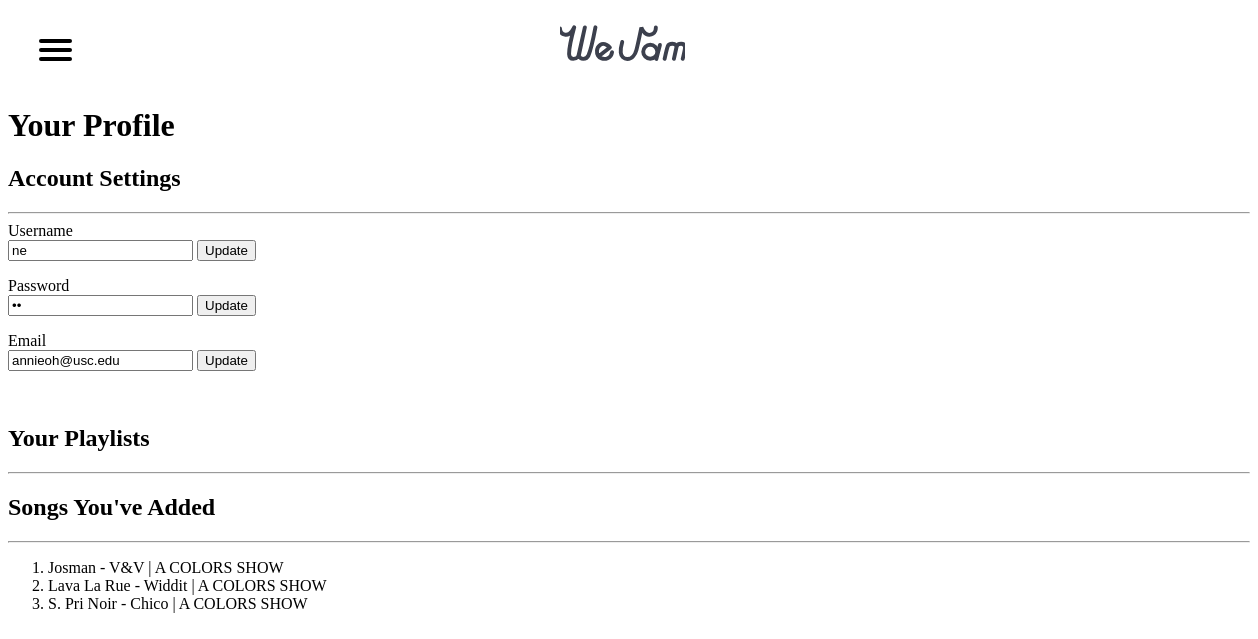
/accountsettings.php (signed in), run on the app's committed database.
### tables this page shows
CREATE TABLE `users` (
  `user_id` int(11) NOT NULL,
  `username` varchar(45) DEFAULT NULL,
  `password` varchar(45) DEFAULT NULL,
  `email` varchar(45) DEFAULT NULL,
  `power` int(11) DEFAULT NULL
);

CREATE TABLE `songs` (
  `song_id` int(11) NOT NULL,
  `title` varchar(300) DEFAULT NULL,
  `url` varchar(300) DEFAULT NULL,
  `user_id` varchar(45) DEFAULT NULL,
  `duration` varchar(45) DEFAULT NULL,
  `youtube_id` varchar(45) DEFAULT NULL,
  `description` varchar(500) DEFAULT NULL
);

### accountsettings.php (the view, shortened to what this page needs)
<?php
include "header.php";
$host = "webdev.iyaserver.com";
$userid = "annieoh";
$userpw = "Iya2248350694";
$db = "annieoh_playlists";
$mysql = new mysqli(
    $host,
    $userid,
    $userpw,
    $db
);
$sql = "SELECT * FROM users WHERE user_id = " . $_SESSION["user_id"];
$results = $mysql -> query($sql);
while($currentrow = $results -> fetch_assoc()){
?>
<h1>Your Profile</h1>
<h2>Account Settings</h2>
<hr>
Username <form action="accountupdate.php">
        <input type="text" value="<?php echo $currentrow["username"]?>" name="username" pattern="^.{4,45}$" title="Must be at least 4 characters">
        <input type="submit" value="Update">
    </form>
Password <form action="accountupdate.php">
        <input type="password" value="<?php echo $currentrow["password"]?>" name="password" pattern="^.{4,45}$" title="Must be at least 4 characters">
        <input type="submit"  value="Update">
    </form>
Email <form action="accountupdate.php">
        <input type="email" value="<?php echo $currentrow["email"]?>" name="email" pattern="[a-z0-9._%+-]+@[a-z0-9.-]+\.[a-z]{2,}$" title="Please enter a valid email address.">
        <input type="submit" value="Update">
    </form>
<h2>Your Playlists</h2>
<hr>
    <?php
    $sql = "SELECT * FROM playlists WHERE creator_id = " . $_SESSION["user_id"];
    $results = $mysql -> query($sql);
    ?>
    <h2>Songs You've Added</h2>
    <hr>
    <ol>
        <?php
        $sql = "SELECT * FROM songs WHERE user_id = " . $_SESSION["user_id"];
        $results = $mysql -> query($sql);
        if(!$results){
            echo '<li>No songs yet!<a href="addingplaylist.php">Make your first playlist here</a></li>';
        }else{
            while($currentrow = $results -> fetch_assoc()){
                if(sizeof($currentrow) == 0){
                    echo '<li>No songs yet!<a href="addingplaylist.php">Make your first playlist here</a></li>';
                }else{
                    echo "<li>" . $currentrow['title'] ."</li></a>";
                }
            }
        }
        ?>
    </ol>
<?php }?>

### data on the page
users: username "ne", email "annieoh@usc.edu"
songs: title "Josman - V&V | A COLORS SHOW"
songs: title "Lava La Rue - Widdit | A COLORS SHOW"
songs: title "S. Pri Noir - Chico | A COLORS SHOW"
